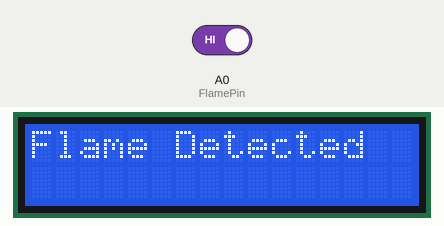
Bench run of a sketch on a simulated Arduino Uno, built with avr-gcc and run on an emulated ATmega328P. Parts: 16×2 character LCD. Inputs (shaded band) come from the test bench; at power-on: A0 (FlamePin) HIGH.

Above: at 1.2 s.
1.3 s: A0 (FlamePin) driven LOW
At 1.9 s:
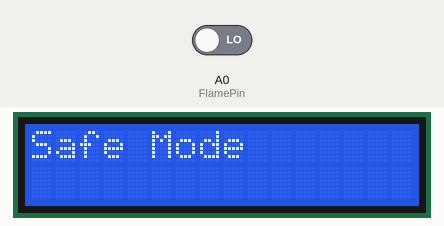
3.5 s: A0 (FlamePin) driven HIGH
At 3.9 s:
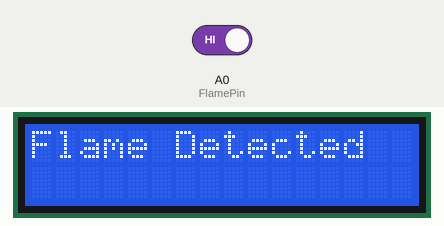
Timing chart, 0 to 6.5 s (numbered marks = the images above; inputs shaded):
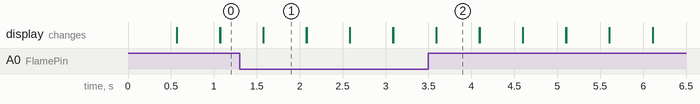

Measured:
- after the input at 1.3 s, the display: first differs from a run without the input after 0.28 s (image 1)
- after the input at 3.5 s, the display: first differs from a run without the input after 0.09 s (image 2)
- what the display in image 1 shows lasts 0.5 s, from 1.6 s to 2.1 s

The sketch:

Yang_n.ino
```cpp
//Flame  sensörü kullanımı
/*
//Ledli
int led=13;
//int buzzer=9;
int alevSensor=2;
void setup() {
pinMode(led,OUTPUT);
//pinMode(buzzer,OUTPUT);
pinMode(alevSensor,OUTPUT);
}
void loop() {
 int alinan_deger=digitalRead(alevSensor);
 if(alinan_deger==HIGH){
  digitalWrite(led,HIGH);
 // digitalWrite(buzzer,HIGH);
  }
  else{
    digitalWrite(led,LOW);
    //digitalWrite(buzzer,LOW);
    }
}*/

//LCD ile
#include <LiquidCrystal.h>
LiquidCrystal lcd(13,12,11,10,9,8);
#define FlamePin A0
void setup(){
  lcd.begin(16,2);
  pinMode(FlamePin,INPUT_PULLUP);
  }
  void loop(){
    int flame=digitalRead(FlamePin);
    if(flame==HIGH){
      lcd.setCursor(0,0);
      lcd.print("Flame Detected");
      delay(500);
      lcd.clear();
      }
      else{
      lcd.setCursor(0,0);
      lcd.print("Safe Mode");
      delay(500);
      lcd.clear();
        }
    }
```
